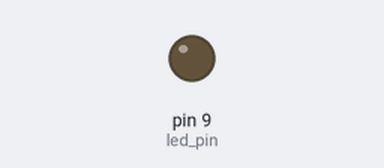
A sketch run on a simulated Arduino Uno, built with avr-gcc and run on an emulated ATmega328P. Parts: output pins drawn as LEDs (lit = HIGH).

Above: at 0.15 s.
Timing chart, 0 to 1.6 s (numbered marks = the images above):
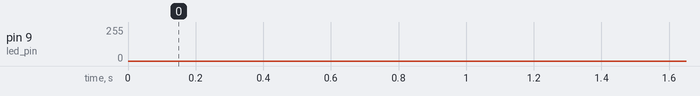

The sketch:

Praktikum_9___PWM.ino
```cpp
// Define the LED pin
const int led_pin = 9;

void setup() {
  // Declaring LED pin as output
  pinMode(led_pin, OUTPUT);
}

void loop() {
  // Fade in
  for (int i = 0; i < 255; i++) {
    analogWrite(led_pin, i);
    delay(5);
  }

  // Fade out
  for (int i = 255; i > 0; i--) {
    analogWrite(led_pin, i);
    delay(5);
  }
}
```
